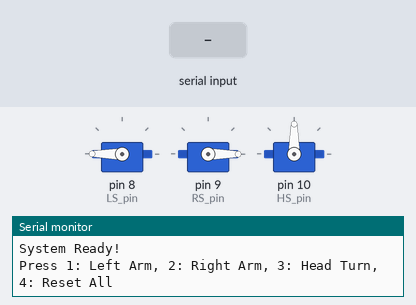
A sketch run on a simulated Arduino Uno, built with avr-gcc and run on an emulated ATmega328P. On the bench: 3 × servo, the last lines printed to the serial monitor. The inputs (shaded band) are chosen by the test bench.

Above: at 1.2 s.
1.3 s: "1" received over Serial
At 1.9 s:
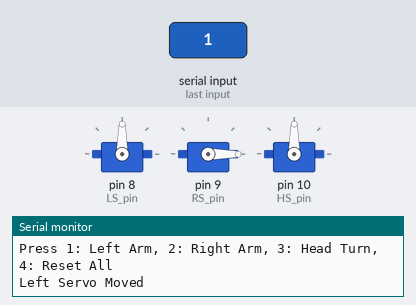
2.8 s: "2" received over Serial
At 3.1 s:
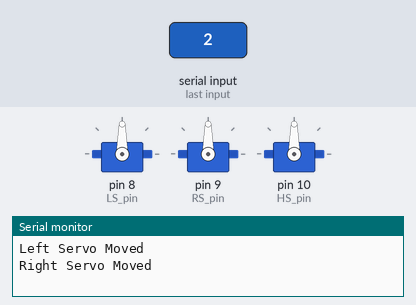
4.3 s: "3" received over Serial
At 5.4 s:
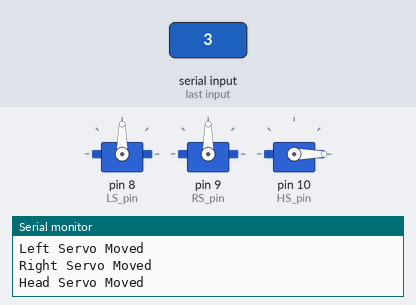
Timing chart, 0 to 7.3 s (numbered marks = the images above; inputs shaded):
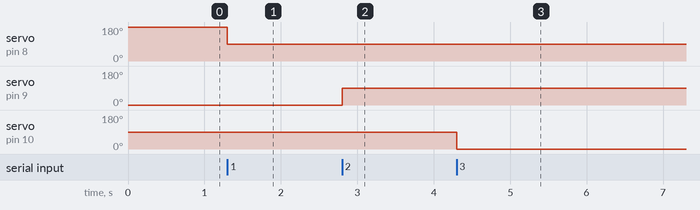

The sketch:

servo_test.ino
```cpp
#include <Servo.h>

// 서보 객체 선언
Servo LServo;  // 왼쪽
Servo RServo;  // 오른쪽
Servo HServo;  // 가운데

// 핀 번호 설정
const int LS_pin = 8;
const int RS_pin = 9;
const int HS_pin = 10;

// ★ 기본 각도 (복귀 위치) ★
const int L_Default = 180;
const int R_Default = 0;
const int H_Default = 90;

void setup() {
  // 1. 시리얼 통신 시작 (키보드 입력을 위해 필수)
  Serial.begin(9600);

  // 2. 서보모터 연결
  LServo.attach(LS_pin);
  RServo.attach(RS_pin);
  HServo.attach(HS_pin);

  // 3. 초기 위치로 이동
  resetPosition();

  Serial.println("System Ready!");
  Serial.println("Press 1: Left Arm, 2: Right Arm, 3: Head Turn, 4: Reset All");
}

void loop() {
  // 컴퓨터로부터 데이터가 들어왔는지 확인
  if (Serial.available() > 0) {
    char cmd = Serial.read(); // 키보드 입력값 읽기

    // --- 1번: 왼쪽 모터 동작 (90도로 이동 후 유지) ---
    if (cmd == '1') {
      LServo.write(90);
      Serial.println("Left Servo Moved");
    }

    // --- 2번: 오른쪽 모터 동작 (90도로 이동 후 유지) ---
    else if (cmd == '2') {
      RServo.write(90);
      Serial.println("Right Servo Moved");
    }

    // --- 3번: 가운데 모터 동작 (고개를 옆으로 돌림) ---
    else if (cmd == '3') {
      HServo.write(0); // 0도 방향으로 회전 (필요시 180으로 변경 가능)
      Serial.println("Head Servo Moved");
    }

    // --- 4번: 모든 모터 원위치 (복귀) ---
    else if (cmd == '4') {
      resetPosition(); // 초기화 함수 호출
      Serial.println("All Reset to Default");
    }
  }
}

// 모든 모터를 기본 각도로 되돌리는 함수
void resetPosition() {
  LServo.write(L_Default); // 180
  RServo.write(R_Default); // 0
  HServo.write(H_Default); // 90
}
```

Measured:
- after the input at 1.3 s, servo on pin 8 (LS_pin): 180° → 90° at once
- after the input at 2.8 s, servo on pin 9 (RS_pin): 0° → 90° at once
- after the input at 4.3 s, servo on pin 10 (HS_pin): 90° → 0° at once
